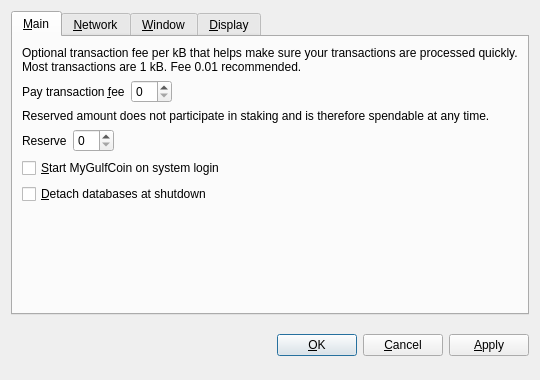
<?xml version="1.0" encoding="UTF-8"?>
<ui version="4.0">
 <class>OptionsDialog</class>
 <widget class="QDialog" name="OptionsDialog">
  <property name="geometry">
   <rect>
    <x>0</x>
    <y>0</y>
    <width>540</width>
    <height>380</height>
   </rect>
  </property>
  <property name="windowTitle">
   <string>Options</string>
  </property>
  <property name="modal">
   <bool>true</bool>
  </property>
  <layout class="QVBoxLayout" name="verticalLayout">
   <item>
    <widget class="QTabWidget" name="tabWidget">
     <property name="tabPosition">
      <enum>QTabWidget::North</enum>
     </property>
     <property name="currentIndex">
      <number>0</number>
     </property>
     <widget class="QWidget" name="tabMain">
      <attribute name="title">
       <string>&amp;Main</string>
      </attribute>
      <layout class="QVBoxLayout" name="verticalLayout_Main">
       <item>
        <widget class="QLabel" name="transactionFeeInfoLabel">
         <property name="text">
          <string>Optional transaction fee per kB that helps make sure your transactions are processed quickly. Most transactions are 1 kB. Fee 0.01 recommended.</string>
         </property>
         <property name="textFormat">
          <enum>Qt::PlainText</enum>
         </property>
         <property name="wordWrap">
          <bool>true</bool>
         </property>
        </widget>
       </item>
       <item>
        <layout class="QHBoxLayout" name="horizontalLayoutFee">
         <item>
          <widget class="QLabel" name="transactionFeeLabel">
           <property name="text">
            <string>Pay transaction &amp;fee</string>
           </property>
           <property name="textFormat">
            <enum>Qt::PlainText</enum>
           </property>
           <property name="buddy">
            <cstring>transactionFee</cstring>
           </property>
          </widget>
         </item>
         <item>
          <widget class="BitcoinAmountField" name="transactionFee"/>
         </item>
         <item>
          <spacer name="horizontalSpacerFee">
           <property name="orientation">
            <enum>Qt::Horizontal</enum>
           </property>
           <property name="sizeHint" stdset="0">
            <size>
             <width>40</width>
             <height>20</height>
            </size>
           </property>
          </spacer>
         </item>
        </layout>
       </item>
       <item>
        <widget class="QLabel" name="reserveBalanceInfoLabel">
         <property name="text">
          <string>Reserved amount does not participate in staking and is therefore spendable at any time.</string>
         </property>
         <property name="textFormat">
          <enum>Qt::PlainText</enum>
         </property>
         <property name="wordWrap">
          <bool>true</bool>
         </property>
        </widget>
       </item>
       <item>
        <layout class="QHBoxLayout" name="horizontalLayoutReserveBalance">
         <item>
          <widget class="QLabel" name="reserveBalanceLabel">
           <property name="text">
            <string>Reserve</string>
           </property>
           <property name="textFormat">
            <enum>Qt::PlainText</enum>
           </property>
           <property name="buddy">
            <cstring>reserveBalance</cstring>
           </property>
          </widget>
         </item>
         <item>
          <widget class="BitcoinAmountField" name="reserveBalance"/>
         </item>
         <item>
          <spacer name="horizontalSpacerReserveBalance">
           <property name="orientation">
            <enum>Qt::Horizontal</enum>
           </property>
           <property name="sizeHint" stdset="0">
            <size>
             <width>40</width>
             <height>20</height>
            </size>
           </property>
          </spacer>
         </item>
        </layout>
       </item>
       <item>
        <widget class="QCheckBox" name="bitcoinAtStartup">
         <property name="toolTip">
          <string>Automatically start MyGulfCoin after logging in to the system.</string>
         </property>
         <property name="text">
          <string>&amp;Start MyGulfCoin on system login</string>
         </property>
        </widget>
       </item>
       <item>
        <widget class="QCheckBox" name="detachDatabases">
         <property name="toolTip">
          <string>Detach block and address databases at shutdown. This means they can be moved to another data directory, but it slows down shutdown. The wallet is always detached.</string>
         </property>
         <property name="text">
          <string>&amp;Detach databases at shutdown</string>
         </property>
        </widget>
       </item>
       <item>
        <spacer name="verticalSpacer_Main">
         <property name="orientation">
          <enum>Qt::Vertical</enum>
         </property>
         <property name="sizeHint" stdset="0">
          <size>
           <width>20</width>
           <height>40</height>
          </size>
         </property>
        </spacer>
       </item>
      </layout>
     </widget>
     <widget class="QWidget" name="tabNetwork">
      <attribute name="title">
       <string>&amp;Network</string>
      </attribute>
      <layout class="QVBoxLayout" name="verticalLayout_Network">
       <item>
        <widget class="QCheckBox" name="mapPortUpnp">
         <property name="toolTip">
          <string>Automatically open the MyGulfCoin client port on the router. This only works when your router supports UPnP and it is enabled.</string>
         </property>
         <property name="text">
          <string>Map port using &amp;UPnP</string>
         </property>
        </widget>
       </item>
       <item>
        <widget class="QCheckBox" name="connectSocks">
         <property name="toolTip">
          <string>Connect to the MyGulfCoin network through a SOCKS proxy (e.g. when connecting through Tor).</string>
         </property>
         <property name="text">
          <string>&amp;Connect through SOCKS proxy:</string>
         </property>
        </widget>
       </item>
       <item>
        <layout class="QHBoxLayout" name="horizontalLayout_Network">
         <item>
          <widget class="QLabel" name="proxyIpLabel">
           <property name="text">
            <string>Proxy &amp;IP:</string>
           </property>
           <property name="textFormat">
            <enum>Qt::PlainText</enum>
           </property>
           <property name="buddy">
            <cstring>proxyIp</cstring>
           </property>
          </widget>
         </item>
         <item>
          <widget class="QValidatedLineEdit" name="proxyIp">
           <property name="maximumSize">
            <size>
             <width>140</width>
             <height>16777215</height>
            </size>
           </property>
           <property name="toolTip">
            <string>IP address of the proxy (e.g. 127.0.0.1)</string>
           </property>
          </widget>
         </item>
         <item>
          <widget class="QLabel" name="proxyPortLabel">
           <property name="text">
            <string>&amp;Port:</string>
           </property>
           <property name="textFormat">
            <enum>Qt::PlainText</enum>
           </property>
           <property name="buddy">
            <cstring>proxyPort</cstring>
           </property>
          </widget>
         </item>
         <item>
          <widget class="QLineEdit" name="proxyPort">
           <property name="maximumSize">
            <size>
             <width>55</width>
             <height>16777215</height>
            </size>
           </property>
           <property name="toolTip">
            <string>Port of the proxy (e.g. 9050)</string>
           </property>
          </widget>
         </item>
         <item>
          <widget class="QLabel" name="socksVersionLabel">
           <property name="text">
            <string>SOCKS &amp;Version:</string>
           </property>
           <property name="textFormat">
            <enum>Qt::PlainText</enum>
           </property>
           <property name="buddy">
            <cstring>socksVersion</cstring>
           </property>
          </widget>
         </item>
         <item>
          <widget class="QValueComboBox" name="socksVersion">
           <property name="toolTip">
            <string>SOCKS version of the proxy (e.g. 5)</string>
           </property>
          </widget>
         </item>
         <item>
          <spacer name="horizontalSpacer_Network">
           <property name="orientation">
            <enum>Qt::Horizontal</enum>
           </property>
           <property name="sizeHint" stdset="0">
            <size>
             <width>40</width>
             <height>20</height>
            </size>
           </property>
          </spacer>
         </item>
        </layout>
       </item>
       <item>
        <spacer name="verticalSpacer_Network">
         <property name="orientation">
          <enum>Qt::Vertical</enum>
         </property>
         <property name="sizeHint" stdset="0">
          <size>
           <width>20</width>
           <height>40</height>
          </size>
         </property>
        </spacer>
       </item>
      </layout>
     </widget>
     <widget class="QWidget" name="tabWindow">
      <attribute name="title">
       <string>&amp;Window</string>
      </attribute>
      <layout class="QVBoxLayout" name="verticalLayout_Window">
       <item>
        <widget class="QCheckBox" name="minimizeToTray">
         <property name="toolTip">
          <string>Show only a tray icon after minimizing the window.</string>
         </property>
         <property name="text">
          <string>&amp;Minimize to the tray instead of the taskbar</string>
         </property>
        </widget>
       </item>
       <item>
        <widget class="QCheckBox" name="minimizeOnClose">
         <property name="toolTip">
          <string>Minimize instead of exit the application when the window is closed. When this option is enabled, the application will be closed only after selecting Quit in the menu.</string>
         </property>
         <property name="text">
          <string>M&amp;inimize on close</string>
         </property>
        </widget>
       </item>
       <item>
        <spacer name="verticalSpacer_Window">
         <property name="orientation">
          <enum>Qt::Vertical</enum>
         </property>
         <property name="sizeHint" stdset="0">
          <size>
           <width>20</width>
           <height>40</height>
          </size>
         </property>
        </spacer>
       </item>
      </layout>
     </widget>
     <widget class="QWidget" name="tabDisplay">
      <attribute name="title">
       <string>&amp;Display</string>
      </attribute>
      <layout class="QVBoxLayout" name="verticalLayout_Display">
       <item>
        <layout class="QHBoxLayout" name="horizontalLayout_1_Display">
         <item>
          <widget class="QLabel" name="langLabel">
           <property name="text">
            <string>User Interface &amp;language:</string>
           </property>
           <property name="textFormat">
            <enum>Qt::PlainText</enum>
           </property>
           <property name="buddy">
            <cstring>lang</cstring>
           </property>
          </widget>
         </item>
         <item>
          <widget class="QValueComboBox" name="lang">
           <property name="toolTip">
            <string>The user interface language can be set here. This setting will take effect after restarting MyGulfCoin.</string>
           </property>
          </widget>
         </item>
        </layout>
       </item>
       <item>
        <layout class="QHBoxLayout" name="horizontalLayout_2_Display">
         <item>
          <widget class="QLabel" name="unitLabel">
           <property name="text">
            <string>&amp;Unit to show amounts in:</string>
           </property>
           <property name="textFormat">
            <enum>Qt::PlainText</enum>
           </property>
           <property name="buddy">
            <cstring>unit</cstring>
           </property>
          </widget>
         </item>
         <item>
          <widget class="QValueComboBox" name="unit">
           <property name="toolTip">
            <string>Choose the default subdivision unit to show in the interface and when sending coins.</string>
           </property>
          </widget>
         </item>
        </layout>
       </item>
       <item>
        <widget class="QCheckBox" name="displayAddresses">
         <property name="toolTip">
          <string>Whether to show MyGulfCoin addresses in the transaction list or not.</string>
         </property>
         <property name="text">
          <string>&amp;Display addresses in transaction list</string>
         </property>
        </widget>
       </item>
       <item>
        <widget class="QCheckBox" name="coinControlFeatures">
         <property name="toolTip">
          <string>Whether to show coin control features or not.</string>
         </property>
         <property name="text">
          <string>Display coin &amp;control features (experts only!)</string>
         </property>
        </widget>
       </item>
       <item>
        <spacer name="verticalSpacer_Display">
         <property name="orientation">
          <enum>Qt::Vertical</enum>
         </property>
         <property name="sizeHint" stdset="0">
          <size>
           <width>20</width>
           <height>40</height>
          </size>
         </property>
        </spacer>
       </item>
      </layout>
     </widget>
    </widget>
   </item>
   <item>
    <layout class="QHBoxLayout" name="horizontalLayout_Buttons">
     <item>
      <spacer name="horizontalSpacer_1">
       <property name="orientation">
        <enum>Qt::Horizontal</enum>
       </property>
       <property name="sizeHint" stdset="0">
        <size>
         <width>40</width>
         <height>48</height>
        </size>
       </property>
      </spacer>
     </item>
     <item>
      <widget class="QLabel" name="statusLabel">
       <property name="font">
        <font>
         <weight>75</weight>
         <bold>true</bold>
        </font>
       </property>
       <property name="text">
        <string/>
       </property>
       <property name="textFormat">
        <enum>Qt::PlainText</enum>
       </property>
       <property name="wordWrap">
        <bool>true</bool>
       </property>
      </widget>
     </item>
     <item>
      <spacer name="horizontalSpacer_2">
       <property name="orientation">
        <enum>Qt::Horizontal</enum>
       </property>
       <property name="sizeHint" stdset="0">
        <size>
         <width>40</width>
         <height>48</height>
        </size>
       </property>
      </spacer>
     </item>
     <item>
      <widget class="QPushButton" name="okButton">
       <property name="text">
        <string>&amp;OK</string>
       </property>
      </widget>
     </item>
     <item>
      <widget class="QPushButton" name="cancelButton">
       <property name="text">
        <string>&amp;Cancel</string>
       </property>
       <property name="autoDefault">
        <bool>false</bool>
       </property>
      </widget>
     </item>
     <item>
      <widget class="QPushButton" name="applyButton">
       <property name="text">
        <string>&amp;Apply</string>
       </property>
       <property name="autoDefault">
        <bool>false</bool>
       </property>
      </widget>
     </item>
    </layout>
   </item>
  </layout>
 </widget>
 <customwidgets>
  <customwidget>
   <class>BitcoinAmountField</class>
   <extends>QSpinBox</extends>
   <header>bitcoinamountfield.h</header>
  </customwidget>
  <customwidget>
   <class>QValueComboBox</class>
   <extends>QComboBox</extends>
   <header>qvaluecombobox.h</header>
  </customwidget>
  <customwidget>
   <class>QValidatedLineEdit</class>
   <extends>QLineEdit</extends>
   <header>qvalidatedlineedit.h</header>
  </customwidget>
 </customwidgets>
 <resources/>
 <connections/>
</ui>
